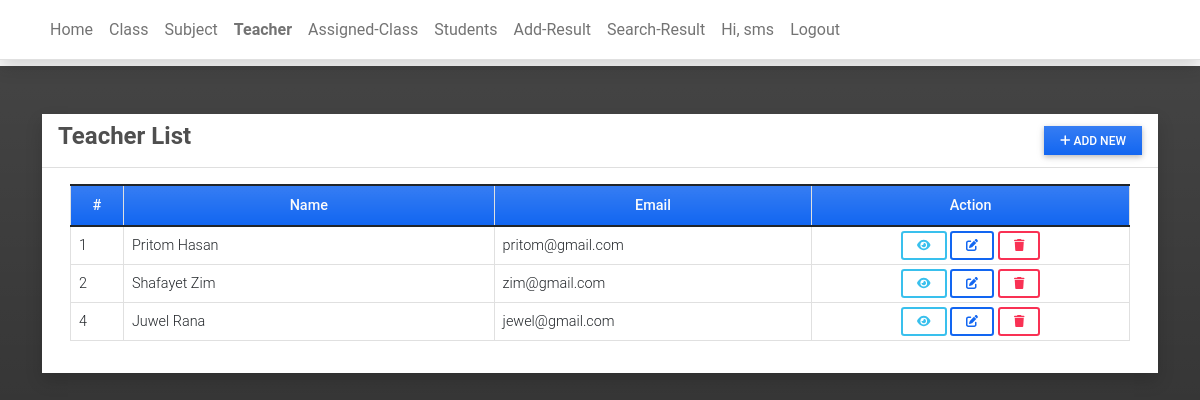
The app's page /teacher (signed in) with its own data.
### data_set/models.py (models this page shows, shortened)
class Teacher(models.Model):
    user = models.OneToOneField(User, on_delete=models.CASCADE,related_name='profile')
    contact = models.CharField(max_length=250)
    dob = models.DateField(blank=True, null = True)
    user_type = models.IntegerField(default = 2)
    gender = models.CharField(max_length=100, choices=[('Male','Male'),('Female','Female')], blank=True, null= True)

### data_set/views.py (the view)
# urls.py: path('teacher',views.teacher,name='teacher-page'),
@login_required
def teacher(request):
    user = Teacher.objects.filter(user_type=2).all()
    context['page_title'] = "Teacher List"
    context['teachers'] = user
    return render(request, 'teacher/teacher_list.html', context)

### templates/teacher/teacher_list.html (shortened to what this page needs)
{% extends 'base.html' %} {% block pageContent %}
<div class="col-lg-12 col-md-12 col-sm-12 col-xs-12">
    <div class="card card-default rounded-0 shadow ">
        <div class="card-header">
            <div class="d-flex w-100 align-items-center justify-content-between">
                <h4 class="card-title fw-bold">Teacher List</h4>
                <div class="tools">
                    <button type="button" class="btn btn-primary rounded-0 bg-gradient btn-sm" id='add_new'><i class="fa fa-plus"></i> Add New</button>
                </div>
            </div>
        </div>
        <div class="card-body">
            <div class="container-fluid">
                <table class="table table-bordered" id="teacher-list">
                    <colgroup>
                        <col width="5%">
                        <col width="35%">
                        <col width="30%">
                        <col width="30%">
                    </colgroup>
                    <thead>
                        <tr class="bg-gradient bg-primary bg-opacity-50 text-light">
                            <th class="px-2 py-2 text-center">#</th>
                            <th class="px-2 py-2 text-center">Name</th>
                            <th class="px-2 py-2 text-center">Email</th>
                            <th class="px-2 py-2 text-center">Action</th>
                        </tr>
                    </thead>
                    <tbody>
                        {% for item in teachers %}
                        <tr>
                            <td class="px-2 py-1 align-middle">{{ item.id }}</td>
                            <td class="px-2 py-1 align-middle">{{ item.user.first_name }} {{ item.user.last_name }}</td>
                            <td class="px-2 py-1 align-middle">{{ item.user.email }}</td>
                            <td class="px-2 py-1 align-middle text-center">
                                <a class="btn btn-outline-info btn-sm view-data" href="javascript:void(0)" data-url="{% url 'view-teacher' item.pk %}" title="View Details">
                                    <i class="fa fa-eye"></i>
                                </a>
                                <a class="btn btn-outline-primary btn-sm edit-data" href="javascript:void(0)" data-id="{{ item.user.pk }}" title="Edit">
                                    <i class="fa fa-edit"></i>
                                </a>
                                <button class="btn btn-outline-danger btn-sm delete-data" type="button" data-id="{{ item.user.pk }}" title="Delete">
                                    <i class="fa fa-trash"></i>
                                </button>
                            </td>
                        </tr>
                        {% endfor %}
                    </tbody>
                </table>
            </div>
        </div>
    </div>
</div>
{% endblock pageContent %}

### templates/topNavigation.html (shortened to what this page needs)
{% load static %}
<header>
    <nav class="navbar navbar-expand-lg navbar-light bg-white fixed-top shadow border-bottom">
        <div class="container">
            <div class="collapse navbar-collapse" id="navbarExample01">
                <ul class="navbar-nav me-auto mb-2 mb-lg-0" id="topNav">
                    {% if user.is_authenticated %}
                        {% if user.profile.user_type == 1 or user.is_superuser %}
                        <li class="nav-item">
                            <a class="nav-link" aria-current="page" href="{% url 'home-page' %}">Home</a>
                        </li>
                        <li class="nav-item">
                            <a class="nav-link" aria-current="page" href="{% url 'class-page' %}">Class</a>
                        </li>
                        <li class="nav-item">
                            <a class="nav-link" aria-current="page" href="{% url 'subject-page' %}">Subject</a>
                        </li>
                        <li class="nav-item">
                            <a class="nav-link" aria-current="page" href="{% url 'teacher-page' %}">Teacher</a>
                        </li>
                        {% endif %}
                        <li class="nav-item">
                            <a class="nav-link" aria-current="page" href="{% url 'active-class-page' %}">Assigned-Class</a>
                        </li>
                        <li class="nav-item">
                            <a class="nav-link" aria-current="page" href="{% url 'student-page' %}">Students</a>
                        </li>
                        <li class="nav-item">
                            <a class="nav-link" aria-current="page" href="{% url 'active-class-result-page' %}">Add-Result</a>
                        </li>
                        <li class="nav-item">
                            <a class="nav-link" aria-current="page" href="{% url 'individual-report' %}">Search-Result</a>
                        </li>
                        <ul class="navbar-nav d-flex flex-row ml-auto">
                            <li class="nav-item me-3 me-lg-0">
                                <a class="nav-link" href="">
                                    Hi,
                                    {{ user.first_name }}
                                </a>
                            </li>
                            <li class="nav-item me-3 me-lg-0">
                                <a class="nav-link" href="{% url 'logout' %}">Logout</a>
                            </li>
                        </ul>
                    {% endif %}
                </ul>
            </div>
        </div>
    </nav>
    <div id="intro" class="pt-2 text-center bg-light">
    </div>
</header>

### static/assets/default/css/style.css (style rules this page uses)
html, body { height: 100%; width: 100%; max-height: 100%; overflow: auto; display: flex; flex-direction: column; }
body>header { flex-shrink: auto; }
.nav-item.active a.nav-link { font-weight: bolder !important; }

### templates/topNavigation.html (style rules this page uses)
#intro { margin-top: 58px; }

### records on screen
Teacher: id "1", user.first_name "Pritom", user.last_name "Hasan", user.email "pritom@gmail.com"
Teacher: id "2", user.first_name "Shafayet", user.last_name "Zim", user.email "zim@gmail.com"
Teacher: id "4", user.first_name "Juwel", user.last_name "Rana", user.email "jewel@gmail.com"

### other values on screen
{{ user.first_name }} "sms"
